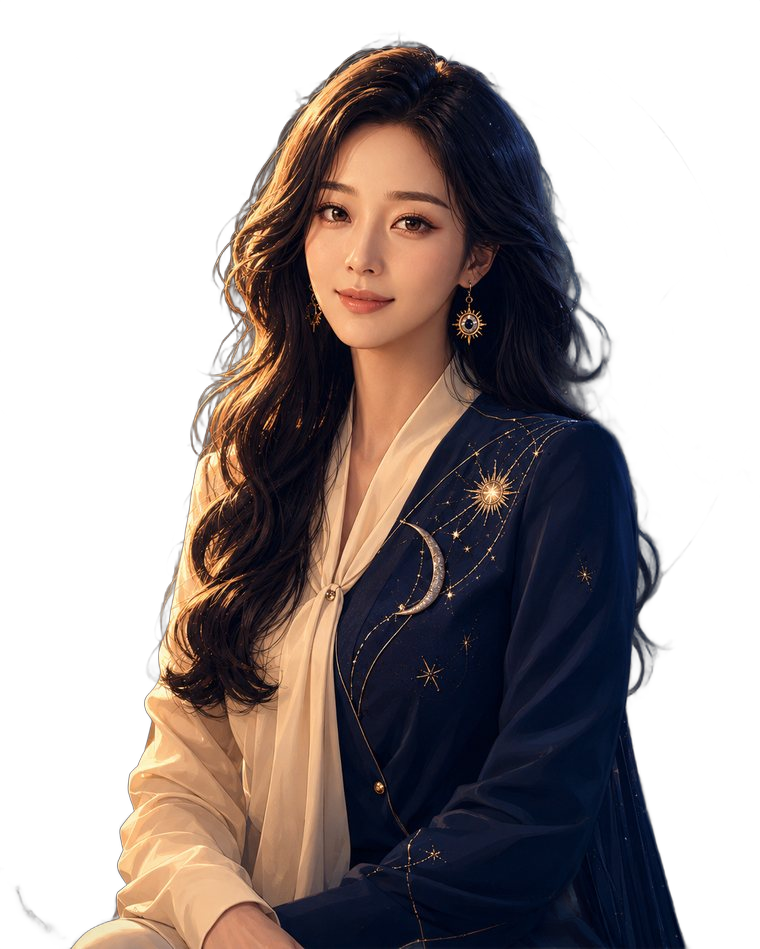
#> input picture pipeline/jeongwol_cut.png, 760 x 949 px
$ python -i concept_img.py   (imports and definitions only)
#> lines starting #> are read from the running program, lines starting #| are printed output that depends on the picture
### naver/thumb_sq.py
"""네이버 블로그 대표 이미지(정사각) 생성기 v2 (10/3 대표 피드백 반영).
- 1:1, 글자는 중앙 안전영역, 정월 얼굴은 잘리지 않게(머리 전체+어깨), AI 표시 우하단 연회색, 정월 원본 v5_halfup 금지.
- 시스템은 고정(폰트·라벨 위치·로고·AI 표시·원소색), 구도는 돌려 쓰고, 어두운 판(dark)을 4~5개에 1개꼴로 섞는다.
- 조사 근거(10/3): 손톱 크기에서 0.5초 안에 읽힘, 정보형은 굵은 글씨+숫자+라벨 하나, 강조는 색·박스 중 하나, 같은 폰트·색을 계속 쓰면 블로그 홈이 정돈됨.
사용: python3 thumb_sq.py [출력폴더]  -> sq_<id>.jpg(800x800) 전부 / render(pid, path, dark=None)"""
import os, sys, json
import numpy as np
from PIL import Image, ImageDraw, ImageFont, ImageFilter
HERE = os.path.dirname(os.path.abspath(__file__))
FD = os.path.join(HERE, "..", "pipeline", "fonts") + "/"
SER, SEMI, MED, BLK = FD + "serif.otf", FD + "PRETENDARD-SEMIBOLD.OTF", FD + "PRETENDARD-MEDIUM.OTF", FD + "PRETENDARD-BLACK.OTF"
CH = os.path.join(HERE, "..", "characters", "cut") + "/"
S = 1080
EL = {"불": ((251, 231, 222), (196, 74, 52), (238, 170, 150)), "물": ((222, 232, 244), (36, 62, 112), (150, 178, 214)),
      "흙": ((244, 236, 220), (150, 108, 50), (222, 200, 160)), "나무": ((226, 240, 226), (54, 110, 70), (160, 200, 165)),
      "쇠": ((246, 243, 236), (140, 112, 50), (215, 200, 160))}
GOLD = (214, 178, 108); DARKBG = (24, 22, 30)
DARKMD = {"불": (96, 44, 40), "물": (40, 56, 96), "흙": (88, 70, 40), "나무": (40, 78, 60), "쇠": (70, 66, 60)}
_f = {}
def F(p, s):
    if (p, s) not in _f: _f[(p, s)] = ImageFont.truetype(p, s)
    return _f[(p, s)]
class Ctx:
    # [25 lines left out: functions __init__, fit, head_circle, not called in this run]
def badge(img, d, face, c, cx, cy, r):
    d.ellipse([cx - r - 10, cy - r - 10, cx + r + 10, cy + r + 10], fill=(255, 255, 255) if not c.dark else GOLD)
    cv = head_circle(face, 2 * r, c); img.paste(cv, (cx - r, cy - r), cv)
# [5 lines left out: function figure, not called in this run]
def ailabel(d, c):
    t = "AI로 생성한 가상의 캐릭터입니다"; f = F(MED, 30); tw = d.textlength(t, font=f)
    d.rounded_rectangle([S - 56 - tw - 30, S - 104, S - 56, S - 48], 28, fill=c.bg); d.text((S - 71, S - 76), t, font=f, fill=c.gray, anchor="rm")
# [4 lines left out: function pill, not called in this run]
def logo(d, c): d.text((90, S - 100), "子午線 자오선", font=F(SER, 44), fill=c.acc)
# [4 lines left out: function lines_at, not called in this run]
def accent(d, c, x, y, center=False):
    y += 22   # 10/4: 글자 받침(끝·많·운 등)에 밑줄이 붙지 않게 아래로
    x0 = S // 2 - 80 if center else x; d.line([(x0, y), (x0 + 160, y)], fill=c.acc, width=11)
def card_rect(d, c, box, r=44): d.rounded_rectangle(box, r, fill=c.card, outline=c.line, width=6)

# [57 lines left out: functions q_left, q_center, q_center_safe, q_card, big, split_sub and 1 more, not called in this run]
def ring(d, c, cx, cy, r, ch, size):
    d.ellipse([cx - r, cy - r, cx + r, cy + r], fill=c.ring_bg, outline=c.acc, width=10); d.text((cx, cy - 4), ch, font=F(SER, size), fill=c.acc, anchor="mm")
# [16 lines left out: functions n_chips, s_gua, not called in this run]
def s_ring(d, img, T, c, face):
    pill(d, c, 90, 90, T["kick"]); ring(d, c, S - 260, 290, 150, T["glyph"], 190); badge(img, d, face, c, 200, 350, 110)
    s = fit(d, T["hook"], 900, 140); y = lines_at(d, T["hook"], 90, 470, s, c.fg); accent(d, c, 90, y + 26); d.text((90, y + 74), T["sub"], font=F(SEMI, 56), fill=c.acc)
# [12 lines left out: functions s_trio, s_cal, not called in this run]
DRAW = {"QL": q_left, "QC": q_center, "QCS": q_center_safe, "QK": q_card, "BIG": big, "CH": char_top, "N": n_chips, "gua": s_gua, "ring": s_ring, "trio": s_trio, "cal": s_cal}
SUB3 = "사주 · 별자리 · 숫자를 겹쳐 읽었어요"; K3 = "정월의 풀이 읽기"; SIX = ["사주", "자미두수", "당사주", "하락이수", "점성술", "수비학"]
T = {
 "s10": dict(d="cal", el="흙", kick="10월 손없는날", hook=["이사 날짜,", "이 날만 피해요"], hot=[9, 10, 19, 20, 29, 30]),
 "n01": dict(d="QL", el="불", kick="2027 띠별 운세", hook=["기운 좋은 띠", "따로 있어요"], sub="12띠 한눈에 보기", glyph="未"),
 "n02": dict(d="trio", el="물", kick="2027 삼재띠", hook=["내 띠도", "삼재일까?"], sub="해당 띠를 확인하세요", glyph="亥卯未"),
 "n03": dict(d="BIG", el="나무", kick="띠별 궁합표", hook=["우리 둘의 띠,", "잘 맞을까?"], big="12띠", sub="궁합 한 장 정리"),
 "n04": dict(d="ring", el="불", kick="2027 양띠", hook=["양띠에게 온", "변화의 해"], sub="월별 · 재물 · 연애운", glyph="未"),
 "n05": dict(d="BIG", el="흙", kick="2027 재물운", hook=["내년에 돈이", "모이는 띠는?"], big="TOP3", sub="순위 공개"),
 "n06": dict(d="ring", el="나무", kick="2027 소띠", hook=["소띠의", "내년 흐름은?"], sub="월별 · 재물 · 연애운", glyph="丑"),
 "n07": dict(d="BIG", el="불", kick="태어난 날 연애", hook=["내 연애는", "어떤 스타일?"], big="10가지", sub="태어난 날로 보는 유형"),
 "n08": dict(d="ring", el="나무", kick="2027 토끼띠", hook=["토끼띠에게", "사람이 모여요"], sub="월별 · 재물 · 연애운", glyph="卯"),
 "n09": dict(d="ring", el="쇠", kick="2027 원숭이띠", hook=["원숭이띠,", "인정받는 해?"], sub="책임과 인정의 흐름", glyph="申"),
 "n10": dict(d="BIG", el="불", kick="2027 연애운", hook=["연애운 좋은 띠,", "인연의 달까지"], big="TOP5", sub="띠별 인연 시기"),
 "n11": dict(d="N", el="쇠", kick="자오선 소개", hook=["사주 하나로", "부족할 때"], sub="여섯 운명학을 겹쳐요", items=SIX),
 "n12": dict(d="QK", el="쇠", kick="절기 이야기", hook=["상강이 지나면", "무엇이 달라질까?"], sub="이사 날짜와 11월 운세", glyph="霜"),
 "n13": dict(d="BIG", el="흙", kick="같은 생년월일", hook=["같은 생일인데", "해석은 이만큼"], big="6가지", sub="어디서 겹치고 갈릴까?"),
 "n14": dict(d="CH", el="불", kick="2027 운세", hook=["같은 해인데", "결과가 다르다?"], sub="사주 · 별자리 · 숫자로 겹쳐 보니", face="v1_lowbun"),
 "n15": dict(d="gua", el="물", kick="정월에게 묻다", hook=["지금 고민,", "괘가 답해요"], sub="주역에 오행을 더한 육효 풀이"),
}
SER_HOOK = {16: ["눈물이 많은 건", "약한 게 아니에요"], 17: ["헤어진 뒤에", "왜 연락할까?"], 18: ["돈 모으는 사람", "성격이 똑같아요"], 19: ["싸우면 늘", "내가 먼저 사과"],
 20: ["화나면 말이", "없어지는 이유"], 21: ["혼자 떠나야", "마음이 풀려요"], 22: ["첫눈에 반하면", "이유가 있어요"], 23: ["참다가 한 번에", "터지는 이유"],
 24: ["압박이 올수록", "더 강해져요"], 25: ["자꾸 뭔가", "배우고 싶다면"], 26: ["마음은 큰데", "표현은 느린 이유"], 27: ["말 한마디로", "분위기가 바뀐다"],
 28: ["풀이 셋이 모두", "맞다고 하면?"], 29: ["회의보다", "혼자가 편해요"], 30: ["금방 뜨거워져", "금방 식나요?"], 31: ["일단 하자?", "한 번 더 생각?"],
 32: ["무대에 서면", "달라지는 사람"], 33: ["약속 취소 문자,", "속으로 웃었다면"],
 34: ["일요일 밤마다", "생각이 많아져요"], 35: ["월요일이 유독", "무거운 이유"], 36: ["시작만 하고", "끝을 못 낸다면"], 37: ["남과 비교하면", "작아지는 이유"],
 38: ["찬 바람이 불면", "마음이 허해져요"], 39: ["연락이 안 와서", "지치는 이유"], 40: ["가족 모임 뒤", "유독 지치는 이유"], 41: ["낯선 사람 앞에서", "말이 줄어드는 이유"],
 42: ["작은 일에도", "쉽게 피곤해요"], 43: ["돈 쓰고 나서", "후회하는 이유"], 44: ["결정을 자꾸", "미루는 이유"], 45: ["퇴근하면 방전돼서", "아무것도 하기 싫어요"], 46: ["웃는 얼굴 뒤에", "마음을 숨겨요"]}
_ser = json.load(open(os.path.join(HERE, "series.json"), encoding="utf-8"))
#> (reads naver/series.json from the repository)
for n, hook in SER_HOOK.items():
    face, el, mark = _ser[str(n)]
    if n == 28: T[f"n{n}"] = dict(d="N", el=el, kick=K3, hook=hook, sub=SUB3, items=["사주", "별자리", "수비학"], face=face)
    else: T[f"n{n}"] = dict(d=["QL", "CH", "QK", "QC"][n % 4], el=el, kick=K3, hook=hook, sub=SUB3, glyph=mark, face=face)
T["n35"].update(kick="정월의 자미두수 읽기", sub="자미두수 · 사주를 겹쳐 읽었어요")
T["n36"].update(kick="정월의 당사주 읽기", sub="당사주 · 사주를 겹쳐 읽었어요")
T["n38"].update(kick="정월의 절기 읽기", sub="절기 · 별자리를 겹쳐 읽었어요")
T["n39"].update(kick="정월의 육효 읽기", sub="육효 · 사주를 겹쳐 읽었어요")
T["n40"].update(kick="정월의 당사주 읽기", sub="당사주 · 사주를 겹쳐 읽었어요")
T["n42"].update(kick="정월의 자미두수 읽기", sub="자미두수 · 별자리를 겹쳐 읽었어요")
T["n43"].update(kick="정월의 오행 읽기", sub="사주 · 별자리를 겹쳐 읽었어요")
T["n44"].update(kick="정월의 육효 읽기", sub="육효 · 하락이수를 겹쳐 읽었어요")
T["n45"].update(kick="정월의 오행 읽기", sub="사주 · 별자리를 겹쳐 읽었어요")
T["n46"].update(kick="정월의 자미두수 읽기", sub="자미두수 · 별자리를 겹쳐 읽었어요")
FACES = ["v1_lowbun", "v2_straight", "v3_ponytail", "v4_glasses", "v5_halfup_v2", "v13_horn_glasses", "v8_gesture"]
# 어두운 판: 발행 순서로 4번째마다(홈 화면에서 어둡고 밝은 칸이 섞이게). 정월 ID는 published.json 날짜순.
def dark_set():
    try: pub = json.load(open(os.path.join(HERE, "published.json"), encoding="utf-8"))
    except Exception: return set()
    order = sorted(T, key=lambda k: (pub.get(k, {}).get("date", "9999"), pub.get(k, {}).get("time", "12:00") or "12:00", k))
    return {k for i, k in enumerate(order) if i % 4 == 2}
DARK = dark_set()
# 10/7 피드·그리드 점검(이웃 겹침) 보정: n40 어두운 판 연속·n41/n43 같은 얼굴·n45 같은 팔레트
T['n41']['face'] = 'v13_horn_glasses'; T['n43']['face'] = 'v13_horn_glasses'; T['n45']['el'] = '불'; T['n40']['el'] = '불'; DARK.discard('n40'); DARK.discard('n46')   # n46: 앞 글 n62(어두운 판)와 연속이라 밝은 판으로
# [6 lines left out: function render, not called in this run]
# [4 lines that do not run on import are left out]

### naver/concept_img.py
"""네이버 본문 '심리 개념 도식' (10/15, AI 브리핑 기준 문서 이미지 방침 C · OSMU O6).
같은 틀(한눈에 보기·핵심 표·해 볼 것)이 54편에서 반복되는 문제를 줄이려고, '🧠 심리학으로 읽으면' 단락마다 그 개념 모양의 도식을 1장 넣는다.
반추=고리, 사회 비교=저울, 결정=선택지 칸, 소비=영수증, 애착=대화 화면(O6 표). 글 안에 있는 말만 쓴다(그림에만 있는 정보 금지).
이미지 안에 설명·안내 문구(예시·출처·실제 화면 등)는 넣지 않고 원고 본문 문장으로 쓴다(대표 10/15, 기준 대장 K-036). 넣을 때 쓸 본문 문장은 BODY_LINE.
imgkit 규칙(1280 납품·2배 원본·글자 42px 이상·로고 오른쪽 위)을 그대로 쓴다. 파일은 새 이름 naver_zNN_p.jpg 로만 추가(덮어쓰기 금지).
사용: python3 naver/concept_img.py n34   -> img/naver_z34_p.jpg (+ master/·m1280/)"""
import os, sys, math
HERE = os.path.dirname(os.path.abspath(__file__)); sys.path.insert(0, HERE); sys.path.insert(0, os.path.join(HERE, "..", "pipeline"))
import imgkit as K, naver2 as N2
from imgkit import Cv, L, RT, TITLE, BODY, DIM, WHITE
# 10/15 대표 "색감이 칙칙하다, 깔끔하고 세련되게": 오행 탁한 바탕·차트 무늬 대신 흰 바탕 + 남색 하나 + 금색 포인트, 연회색 칸
CLEAN = dict(bg=(250, 250, 248), ink=(22, 24, 32), sub=(110, 114, 124), acc=(27, 42, 82), gold=(196, 154, 64), cell=(241, 243, 248), line=(226, 229, 236), red=(214, 72, 56))
def clean_theme(): return CLEAN["bg"], CLEAN["acc"], CLEAN["ink"], CLEAN["line"]

# [4 lines left out: function arrow, not called in this run]

def box_text(cv, cx, cy, lines, size, fg, path=BODY):
    step = size * 1.3; y = cy - step * (len(lines) - 1) / 2
    for l in lines: cv.text(cx, y, l, path, size, fg, "mm"); y += step

# [42 lines left out: functions loop, screen, not called in this run]

# 10/15 대표 "애플처럼 세련되게"(slide_design_master_guide: Apple Keynote 프리셋) — 단일 초점, 큰 글자, 테두리 없는 카드, 회색으로 계층, 강조색 하나(브랜드 금색)
FD = os.path.join(HERE, "..", "pipeline", "fonts") + "/"
PB, PS, PM = FD + "PRETENDARD-BOLD.OTF", FD + "PRETENDARD-SEMIBOLD.OTF", FD + "PRETENDARD-MEDIUM.OTF"
PX = FD + "PRETENDARD-EXTRABOLD.OTF"
# v3(10/15 대표 "검은 바탕 도식은 칸·원을 다른 색으로, 디자인 자료 참고"): 저장된 대표 기준 반영 — 검정+금색 금지(다른 운세 블로그 같음),
# 밝은 애플 판(#F5F5F7·흰 카드) + 디자인 기준(10/5) 강조색 4종(코랄·노랑·민트·하늘)을 칸마다 다르게, 진한 남색(#29335C, 대표 색 조합2) 띠, 회색 글자도 굵고 진하게
POP = [(255, 138, 115), (246, 176, 66), (127, 214, 200), (111, 183, 255)]          # 코랄·노랑·민트·하늘
def tint(c, k=.16): return tuple(int(255 - (255 - v) * k) for v in c)
def deep(c, k=.55): return tuple(int(v * k) for v in c)
NAVY = (41, 51, 92)
# v4(10/15 대표 "검정도 괜찮다, 칙칙해서 그런 것. 검정에 노랑·민트·핫핑크 강조가 예쁘다"): 어두운 판은 순검정 대신 #121214(다크 모드 권장),
# 칸은 한 단 밝은 면 + 칸마다 다른 쨍한 강조색(노랑·민트·핫핑크·하늘), 글자는 흰색, 강조색은 화면 일부에만(띠·화살표·이름표)
NEON = [(255, 216, 77), (62, 230, 193), (255, 61, 139), (77, 184, 255)]          # 노랑·민트·핫핑크·하늘 (v7부터 어두운 판에서는 쓰지 않음)
# v7(10/15 대표 "강조색 하나, 강조색 계열의 약간 누른 톤 하나, 나머지는 흰색", K-043): 색은 딱 셋 — 강조(노랑)·누른 노랑·흰색. 면·선은 무채색
ACC, ACC_MUTE = (255, 214, 64), (176, 150, 70)
def mix(a, b, k): return tuple(int(a[i] * (1 - k) + b[i] * k) for i in range(3))
KEY = {"dark": dict(bg=(18, 18, 20), card=(30, 30, 34), ink=(250, 250, 250), sub=(161, 161, 170), acc=(255, 216, 77), quiet=(58, 58, 62)),
       "light": dict(bg=(245, 245, 247), card=(255, 255, 255), ink=(29, 29, 31), sub=(81, 81, 86), acc=NAVY, quiet=(200, 200, 206))}
def k_head(cv, head, st):
    cv.text(L + 10, 118, head, PX, cv.fit(head, PX, 64, RT - L - 210, 50), st.get("head", st["ink"]), "ls")
    cv.text(RT - 10, 114, "子午線 자오선", K.SER, 28, st["sub"], "rs")

# v8(10/15 대표 "검은 바탕만 고집할 필요 없다. 대표 이미지 색조와 배경색을 맞추는 것도 방법. 글자는 가급적 흰색, 강조색 한두 개. 화살표가 얇아 옹졸해 보이지 않게", K-044)
AW, AH = 14, 46                      # 도식 화살표 굵기·머리 크기(이전 3/18 → 굵게, 10/15 대표 '얇아서 옹졸해 보인다')
# [1 line not run here, left out]
def cover_colors(path):
    """대표 이미지에서 바탕색(가장자리)과 강조색(채도 높은 색 중 가장 많은 것)을 뽑는다."""
#> called with path = '../pipeline/jeongwol_cut.png'
    from PIL import Image
    import colorsys, collections
    im = Image.open(path).convert("RGB"); bg = im.getpixel((5, 5)); sm = im.resize((300, 180))
#> after `im = Image.open(path).convert('RGB')`:
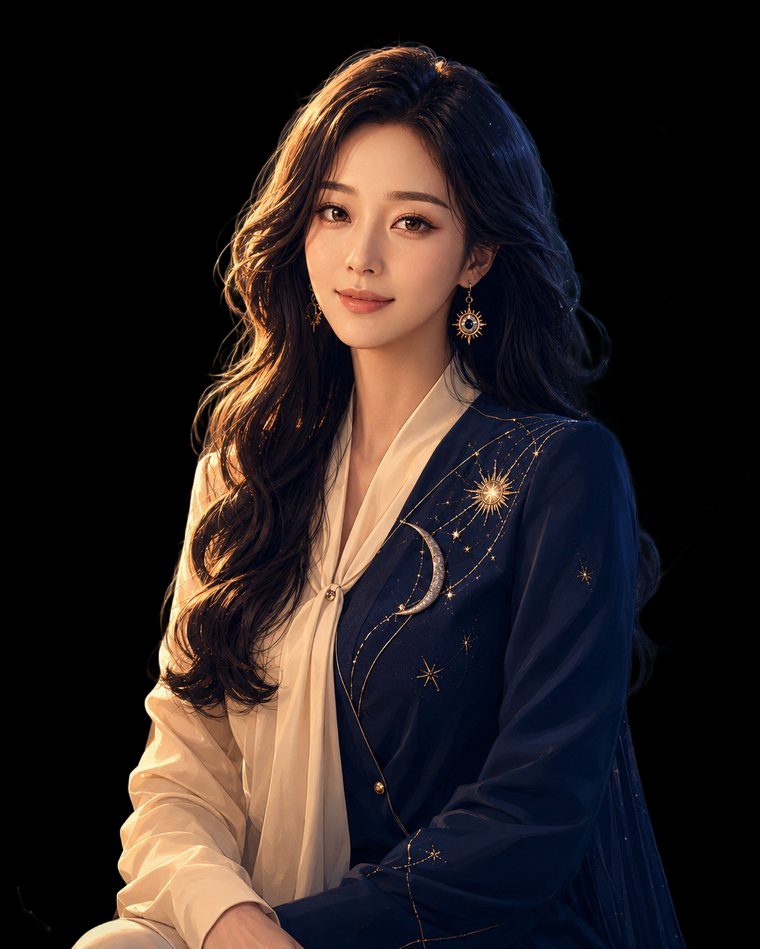
#> im: PIL image 760x949 RGB; mean R, G, B 41, 32.3, 31.1
#> after `bg = im.getpixel((5, 5))`: bg = (0, 0, 0)
#> after `sm = im.resize((300, 180))`:
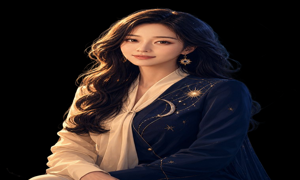
#> sm: PIL image 300x180 RGB; mean R, G, B 41, 32.3, 31.1
    px = [sm.getpixel((x, y)) for y in range(180) for x in range(300)]
#> px = 54000 items
    sat = [p for p in px if colorsys.rgb_to_hsv(*[v / 255 for v in p])[1] > .45 and sum(p) > 120] or px
#> sat = 6050 items, first 6: (149, 109, 79), (175, 126, 92), (198, 143, 105), (189, 129, 88), (177, 114, 74), (165, 104, 72)
    q = collections.Counter((p[0] // 8, p[1] // 8, p[2] // 8) for p in sat).most_common(1)[0][0]
#> q = (25, 18, 13)
    grp = [p for p in sat if (p[0] // 8, p[1] // 8, p[2] // 8) == q]
#> grp = 103 items, first 6: (200, 150, 107), (207, 146, 111), (207, 146, 109), (206, 145, 111), (204, 145, 110), (207, 145, 109)
    return bg, tuple(sum(c[i] for c in grp) // len(grp) for i in range(3))
# [21 lines left out: function cover_theme, not called in this run]

# v9(10/16 대표 참고 영상 '조회수 폭발하는 색조합'): 진한 맑은 색 하나 + 옅은 반대 계열 색 하나, 두 색만. 진한 바탕엔 흰 글자·옅은 색 강조, 옅은 바탕엔 진한 색 글자
PAIRS = {"violet": ((0x31, 0x1B, 0x92), (0xFF, 0xE0, 0xB2)),   # Violet Purple + Tangerine Cream
         "royal": ((0x0A, 0x46, 0xB3), (0xFF, 0xEA, 0xD2)),    # Royal Blue + Apricot Peach
         "navy": ((0x10, 0x2A, 0x43), (0xFF, 0xF3, 0xC4)),     # Midnight Navy + Soft Butter
         "emerald": ((0x00, 0x4D, 0x40), (0xEF, 0xE5, 0xFD)),  # Deep Emerald + Dusty Lilac
         "olive": ((0x4A, 0x53, 0x3C), (0xFF, 0xD3, 0xE8)),    # Olive Khaki + Refreshing Pink
         "charcoal": ((0x24, 0x27, 0x29), (0xD2, 0xFF, 0x28)), # Matte Charcoal + Neon Lime
         "choco": ((0x3E, 0x27, 0x23), (0xE1, 0xF5, 0xFE))}    # Deep Chocolate + Powder Blue
# [6 lines left out: function pair_theme, not called in this run]

PAL_JSON = os.path.join(HERE, "..", "assets", "palettes", "color_combos.json")
# [9 lines left out: function palette_theme, not called in this run]

ICONS = []
# [59 lines left out: functions loop_k, screen_k, not called in this run]


# ---- v5(10/15 대표 "디자인 감 좀 올려라", docs/디자인_레퍼런스_라이브러리): 아이콘(Lucide)·빛 방울 배경(Haikei 방식)·기기 목업(Shots.so 방식) ----
ICON_DIR = os.path.join(HERE, "..", "assets", "icons", "lucide")
# [5 lines left out: function icon, not called in this run]
def put_icon(cv, name, color, cx, cy, px, chip=None):
    if chip: cv.rr([cx - px * .9, cy - px * .9, cx + px * .9, cy + px * .9], px * .45, fill=chip)
    im = icon(name, color, px); cv.img.paste(im, (int((cx - px / 2) * K.S), int((cy - px / 2) * K.S)), im)
# [91 lines left out: functions glow, soft_shadow, calc_k, compare_k, calc_kb, screen_wide_k, not called in this run]

BODY_LINE = {   # 이미지 바로 위에 넣을 본문 문장(이미지에 박지 않는 설명)
 "n47": "아래는 1995년 3월 19일(예시 생일)로 자오선 무료 풀이를 직접 열어 본 화면이에요.",
 "n34": "같은 생각이 되풀이되는 모양을 그림으로 그려 보면 이래요.",
}
SPEC = {
 "n53v": lambda m="dark": compare_k("naver_z53_v.jpg", "같은 3번, 다른 두 사람", ["1990년 5월 15일", "1991년 3월 7일"],
                       [("생일 숫자", "3번", "3번"), ("사주 일간", ["경(庚)", "다듬기 전의 쇠"], ["병(丙)", "한낮의 태양"]), ("별자리", "황소자리", "물고기자리")], same_rows=(0,), mode=m),
 "n53s": lambda m="dark": screen_wide_k("naver_z53_s.jpg", "무료 풀이에서 확인한 내 숫자", os.environ.get("SHOT53", "free_map.png"), 760, m),
 "n53b": lambda m="dark": calc_kb("naver_z53_kb.jpg", "생일 숫자, 이렇게 더해요", list("19900515"),
                       [("모두 더하기", "1+9+9+0+0+5+1+5 = 30"), ("한 자리로", "3+0 = 3")], "3", "1990년 5월 15일생", "표현이 풍부한 3번", m),
 "n53": lambda m="dark": calc_k("naver_z53_k.jpg", "생일 숫자, 이렇게 더해요", list("19900515"),
                       [("모두 더하기", "1+9+9+0+0+5+1+5 = 30"), ("한 자리로", "3+0 = 3")], "3", "1990년 5월 15일생", "표현이 풍부한 3번", m),
 "n47": lambda m="dark": screen_k("naver_z47_s7.jpg" if m == "dark" else "naver_z47_s_light.jpg", "무료 풀이를 직접 열어 봤어요", os.environ.get("SHOT", "free.png"), 1365,
                       [("생년월일", "1995년 3월 19일"), ("태어난 날 첫 글자", "기(己) · 기름진 논밭"), ("이어서 나오는 것", "성격 · 사랑 · 일 · 돈")], m),
 "n34": lambda m="dark": loop_k("naver_z34_p7.jpg" if m == "dark" else "naver_z34_p_light.jpg", "생각이 같은 자리를 도는 고리",
                       [["같은 걱정이", "떠올라요"], ["그 장면을", "되짚어요"], ["기분이 더", "가라앉아요"], ["잠이 줄고", "월요일이 무겁죠"]],
                       "끊는 법", "종이에 다 적고, 내일 할 일 하나만 정해요", m),
}
# [18 lines not run here, left out]

>>> result = cover_colors('../pipeline/jeongwol_cut.png')
#> result = ((0, 0, 0), (203, 148, 107))
